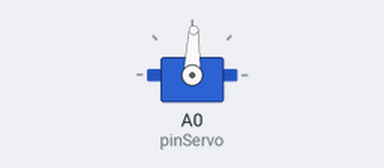
Recording of a sketch running on a simulated ATtiny85, built with avr-gcc and run on an emulated ATtiny85. Parts: servo. What the sketch prints to the serial monitor is not drawn.

Above: at 0.05 s.
At 0.2 s:
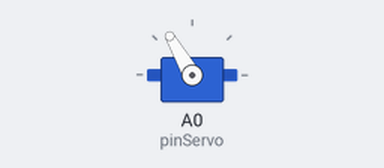
At 0.35 s:
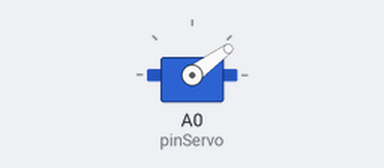
Timing chart, 0 to 3.0 s (numbered marks = the images above):
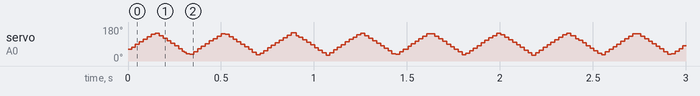

The sketch:

Servo_PingPong.ino
```cpp
#include <SoftwareServo.h>

SoftwareServo myservo;  // create servo object to control a servo

#define pinServo A0

int speed = 1;
int limits[2] = {30,150};	// set limitations (min/max: 0->180)
boolean refresh = false;	// toggle refresh on/off

void setup()
{
	Serial.begin(9600);

	// attaches the servo on pin to the servo object
	myservo.attach(pinServo);

	// init angle of servo inbetween two limitations
	myservo.write((limits[1]-limits[0])/2);
}

void loop()
{
	// refresh angle
	int angle = myservo.read();

	// change direction when limits
	if (angle >= limits[1] || angle <= limits[0])  speed = -speed;

	myservo.write(angle + speed);

	// set refresh one time / 2
	refresh = refresh ? false : true;
	if (refresh) SoftwareServo::refresh();

	Serial.print("Angle: ");
	Serial.println(angle);
}
```
